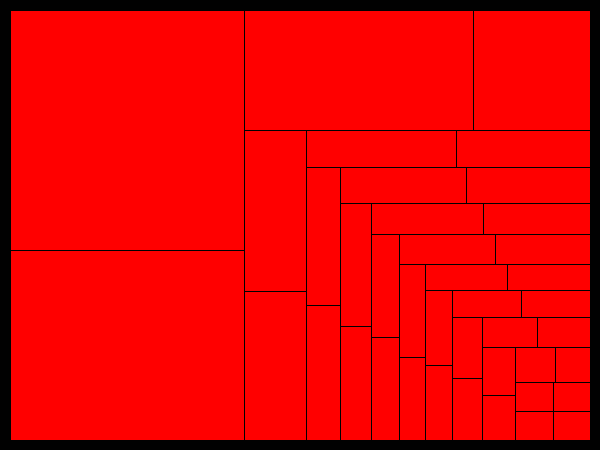
Frame 1 (no input)
Frame 60 (the mouse pressed at the canvas centre just before this capture): identical to frame 1, image omitted
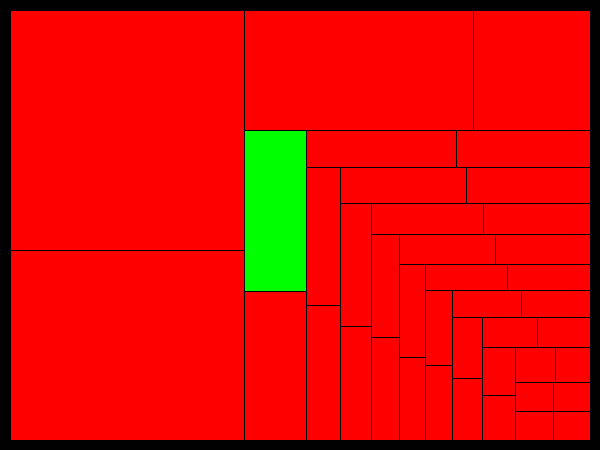
Frame 120 (the mouse held since frame 60 and released just before this capture)

The Processing sketch that drew these frames (run headless with seeded random() and noise(); from frame 60 on, the mouse is pressed at the canvas centre):

// Processing sketch: TreemapExample
// ── TreemapExample.pde


int[] numbers;

Treemap tm;


void setup() {
  size( 600, 450 );
  //noLoop();
  smooth();

  tm = new Treemap();
  
  // FIRST, we generate an array with n number of random values.
  ///////////////////////////////////////////////////////////////
  int nbItems = 40; //floor(random(2,50));
  println("nbItems = "+nbItems);
  numbers = new int[nbItems];
  //totalValue = 0;
  for( int i=0; i <= numbers.length-1; i++ ) {
    float tempVal = random(3,1000);
    if(tempVal > 500) { // we tweak a bit the random to make sure we have an inverted bell curve (good for treemaps)
      tempVal = tempVal + (tempVal *random (1*3));
    }
    else {
      tempVal = tempVal / random(0, tempVal/500);
    }
    numbers[i] = floor(tempVal);
    println( tm.totalValue + " + " + numbers[i] + " = ...");
    tm.totalValue += numbers[i]; //There's a problem here, the total is never accurate...
    println("numbers = "  );
    println(numbers );
  }
  
  
  tm.init(numbers);
  
}



void draw() {
  background(1);

  // x, y, w, h, VALUE
  tm.makeBlock(10, 10, width-20, height-20, numbers);
}



void mousePressed() {
 // redraw();
 tm.mousePressed();
}



void mouseMoved() {
 // redraw();
 tm.mouseMoved();
}


// ── Interaction.pde


class Interaction {
  
  int x, y, w, h;
  
  
  Interaction(){}


  boolean overRect(int mx, int my, int x, int y, int width, int height) {
    if(mx >= x && mx <= x+width && 
       my >= y && my <= y+height) {
      return true;
    } 
    else {
      return false;
    }
  }
 
  
}

// ── Treemap.pde


/**
 * Based on
 * http://www.openprocessing.org/sketch/24548
 *
 * In version 2C, instead of calculating exactly the raios of all possibilities,
 * we take a heuristic approach, and don't resplit if it's not bat (close to 1:1, square ratio).
 */
class Treemap {

  TreemapRect[] tRect;
  
  
  //the total values of all elements together, just to write % on square.
  float totalValue = 0;

  

  Treemap(){}



  /**
   *
   */
  void init(int[] value) {
    println("INIT");
    
    tRect = new TreemapRect[value.length];
    for (int i = 0; i<value.length; i++) {
      tRect[i] = new TreemapRect();
    }
  }
  
  
  
  
  void draw(){
    
  }

  
  
  
  /**
   *
   */
  void mousePressed() {
    println("mousePressed ");
    
    for(int i=0; i<tRect.length-1; i++){
      tRect[i].mousePressed();
    }
    
  }
  
  void mouseMoved() {
    //println("mouseMoved ");
    
    for(int i=0; i<tRect.length-1; i++){
      tRect[i].mousePressed();
    }
  }


  /**
   *
   */
  void calc(int x, int y, int w, int h){
    /*for(int i=0; i<=value.length-1; i++){
      
      tRect[i].init(0, 0, 100, 100, value[i]);
    }*/
    
  }




  /**
   * FIND GOOD SPLIT NUMBER - advantagous block aspect ratio.
   *
   * This is where well'll need to calculate the possibilities
   * We'll need to calculate the average ratios of created blocks.
   * For now we just try with TWO for the sake of the new functionn...
   *
   * Let's just split in either one or two to start...
   */
  int getPerfectSplitNumber(int[] numbers, int blockW, int blockH) {
    //println("blockW = "+blockW);
    //println("blockH = "+blockH);

    int valueA = numbers[0]; //our biggest value
    int valueB = 0; //value B will correspond to the sum of all remmaining objects in array
    for ( int i=1; i < numbers.length; i++ ) {
      valueB += numbers[i];
    }

    float ratio = float(valueA) / float(valueB + valueA);

    int heightA, widthA;
    if (blockW >= blockH) {
      heightA = blockH;
      widthA  = floor(blockW * ratio);
    } 
    else {
      heightA = floor(blockH * ratio);
      widthA  = blockW;
    }

    float ratioWH = float(widthA) / float(heightA) ;
    float ratioHW = float(heightA) / float(widthA);
    float diff;

    if (widthA >= heightA) {// Larger rect //ratio = largeur sur hauteur,
      //we should spit vertically...
      diff = 1 - ratioHW ;
    } 
    else {//taller rectangle ratio
      diff = 1- ratioWH;
    }

    if ((diff > 0.5) && (numbers.length >= 3)) { //this is a bit elongated (bigger than 2:1 ratio)
      ///////////////println("======================--> 22222");
      return 2; //TEMPORARY !!!!
    } 
    else { //it's a quite good ratio! we don't touch it OR, it's the last one, sorry, no choice.  
      ////////////println("======================--> 11111");
      return 1;
    }

    //diff is the difference (between 0...1) to the square ratio.
    // 0 mean we have a square (don't touch, it's beautifull!)
    // 0.9 mean we have a very long rectangle.


    /* Previous ghetto mehod
     
     if(numbers.length >= 3){//if there are 3 elements or more in our array, we try fragmenting A for better RAtios.
     return 2;//the two is really hardcoded, we should calculate average ratios of all blocks...
     }else{
     return 1;
     } */
  }




  /**
   *
   */
  void makeBlock(int refX, int refY, int blockW, int blockH, int[] numbers) {
    // We sort the received array.
    numbers = reverse(sort(numbers));// we sort the array from biggest to smallest value.
    // println(numbers);

    //First we need to asses the optimal number of item to be used for block A
    // How do we do that?

    int nbItemsInABlock= getPerfectSplitNumber(numbers, blockW, blockH); //return the numbers of elements that should be taken for A block.

    int valueA = 0;//the biggest value
    int valueB = 0;//value B will correspond to the sum of all remmaining objects in array
    int[] numbersA = {
    }; //in the loop, we'll populate these two out of our main array.
    int[] numbersB = {
    };
    //int[] numbersA = new int[numbers.length-1]; //a new array excluding the big value.
    //int[] numbersB = new int[numbers.length-1]; //a new array excluding the big value of part A.

    for ( int i=0; i < numbers.length; i++ ) {
      if (i < nbItemsInABlock) {//item has to be placed in A array...
        numbersA = append(numbersA, numbers[i]);
        //numbersA[i] = numbers[i]; //we populate our new array of values, we'll send it recursivly...
        valueA += numbers[i];
      } 
      else {
        numbersB = append(numbersB, numbers[i]);
        //numbersB[i-nbItemsInABlock] = numbers[i]; //we populate our new array of values, we'll send it recursivly...
        valueB += numbers[i];
      }
    }
    float ratio = float(valueA) / float(valueB + valueA);

    /////////println("ratio = " + ratio);
    /////////println("A val = " + valueA);
    /////////println("B val = " + valueB);
    //now we split the block in two according to the right ratio...

    /////////////// WE SET THE X, Y, WIDTH, AND HEIGHT VALUES FOR BOTH RECTANGLES.

    int xA, yA, heightA, widthA, xB, yB, heightB, widthB;
    if (blockW > blockH) { //si plus large que haut...
      //we split vertically; so height will stay the same...

      xA = refX;
      yA = refY;// we draw the square in top right corner, so same value.
      heightA = blockH;
      widthA  = floor(blockW * ratio);

      xB = refX + widthA;
      yB = refY;
      heightB = blockH;
      widthB = blockW - widthA; //the remaining portion of the width...
    } 
    else {//tall rectangle, we split horizontally.
      xA = refX;
      yA = refY;// we draw the square in top right corner, so same value.
      heightA = floor(blockH * ratio);
      widthA  = blockW;

      xB = refX;
      yB = refY+ heightA;
      heightB = blockH - heightA;
      widthB = blockW; //the remaining portion of the width...
    }

    /////////////// END OF Block maths.

    // if the ratio of the A block is too small (elongated rectangle)
    // we take an extra value for the A sqare, don't draw it, then send the 2 element
    // it represents to this function (treat it recusvily as if it was a B block).
    // We dont care about the ratio of B block because they are divided after...

    //drawRect(xA, yA, widthA, heightA, valueA); //(x, y, width, height)
    //int pcntA = floor(valueA / float(valueA + valueB)*100);
    //int pcntB = floor(valueB / float(valueA + valueB)*100);
    /////////println("numbers.length = "+numbers.length);
    /////////println("numbersA.length = "+numbersA.length);
    /////////println("numbersB.length = "+numbersB.length);
    //We add the block A to the display List
    // for now, we just draw the thing, let's convert to OOP later...

    if (numbersA.length >= 2) {//this mean there is still stuff in this arary...
      makeBlock(xA, yA, widthA, heightA, numbersA);
    } 
    else {
      //if it's done, we add the B to display list, and that's it for recussivity, we return to main level...
      // the main function will then deal with all the data...
      ///////////////////////////////////////////////////////////////////////////////////////drawRect(xA, yA, widthA, heightA, valueA);
      tRect[0].draw(xA, yA, widthA, heightA, valueA);
    }


    if (numbersB.length >= 2) {//this mean there is still stuff in this arary...
      makeBlock(xB, yB, widthB, heightB, numbersB);
    } 
    else {
      //if it's done, we add the B to display list, and that's it for recussivity, we return to main level...
      // the main function will then deal with all the data...
      ///////////////////////////////////////////////////////////////////////////////////////drawRect(xB, yB, widthB, heightB, valueB);
      tRect[0].draw(xB, yB, widthB, heightB, valueB);
    }
    //If it represent more than one value, we send the block B to be split again (recursivly)
  }
}


// ── TreemapRect.pde

class TreemapRect extends Interaction {

  int value;
  
  int col;


  TreemapRect() {
    col = 0xFFFF0000;
  } 

  
  /**
   *
   */
  void init(int x, int y, int w, int h, int value, int col){
    //println("INIT");
    this.x = x;
    this.y = y;
    this.w = w;
    this.h = h;
    this.value = value;
    this.col = col;
  }
  
  void calc(){
    println("calc");
  }
  

  /**
   *
   */
  void draw(int x, int y, int w, int h, int value) {
    stroke(1);
    if(overRect(mouseX, mouseY, x, y, w, h)){
      col = 0xFF00FF00;
    } else {
      col = 0xFFFF0000;
    }
    fill(col);
    rect(x, y, w, h);
    
    /*String myPcntStr ;
    int myPcnt = int(round ((value / totalValue) *100)) ;
    float myPcntDecimal = int(round ((value / totalValue) *1000)) ;
    myPcntDecimal = myPcntDecimal/10;
    //myPcnt = floor (myPcnt);

    if (myPcntDecimal > 10) { //bigger than 10%, we round it up.
      myPcntStr = str(myPcnt) + "%";
    }
    else {
      myPcntStr = str (myPcntDecimal) + "%";
    }
    
    fill(1);
    //text(str(value), x1+6, y1+20);  //(we don't care about the actual value now that we have the pcnt...)
    text(myPcntStr, x1+(w1/2)-10, y1+(h1/2)+5);
*/
    ///////////println("### totalValue = "+totalValue);
  }


  /**
   *
   */
  void mousePressed() {
    if(overRect(mouseX, mouseY, x, y, w, h)){
      println("OVER");
      col = 0xFF00FF00;
    } else {
      col = 0xFFFF0000;
    }
  
  }
  
  
}
